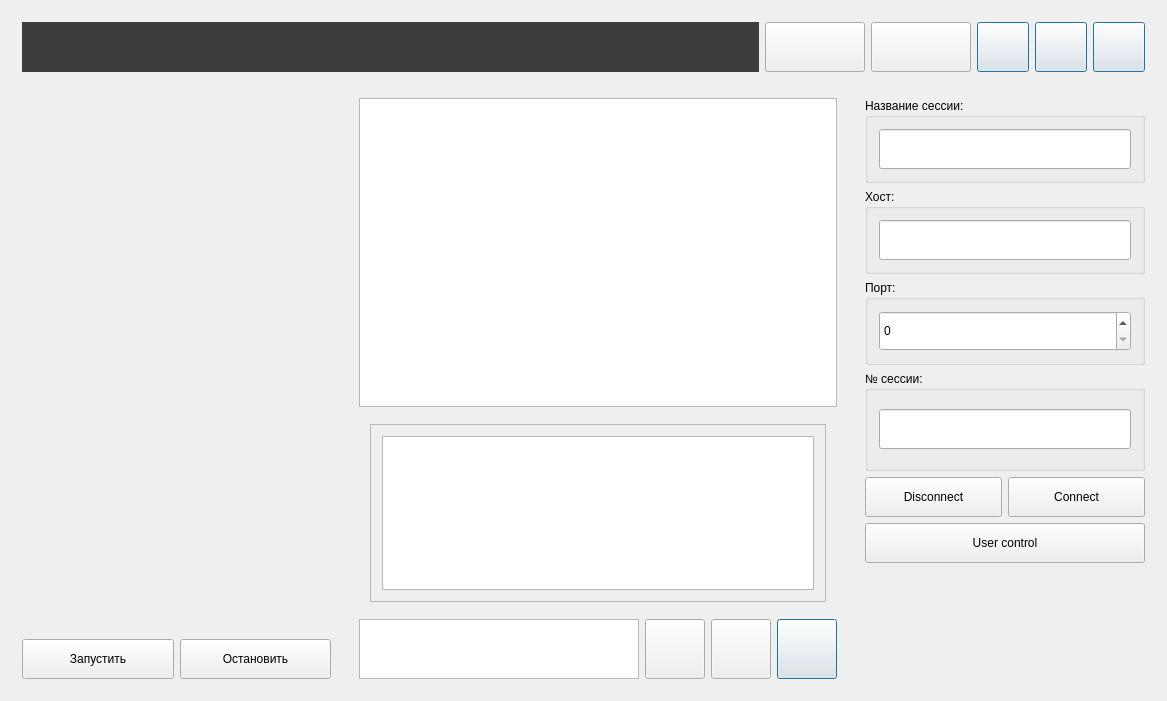
<?xml version="1.0" encoding="UTF-8"?>
<ui version="4.0">
 <class>MainWindow</class>
 <widget class="QMainWindow" name="MainWindow">
  <property name="geometry">
   <rect>
    <x>0</x>
    <y>0</y>
    <width>1167</width>
    <height>701</height>
   </rect>
  </property>
  <property name="windowTitle">
   <string>MainWindow</string>
  </property>
  <widget class="QWidget" name="centralWidget">
   <layout class="QGridLayout" name="gridLayout_4">
    <item row="1" column="1">
     <widget class="QWidget" name="pnlChat" native="true">
      <property name="maximumSize">
       <size>
        <width>500</width>
        <height>16777215</height>
       </size>
      </property>
      <layout class="QGridLayout" name="gridLayout_5">
       <item row="0" column="0" colspan="4">
        <widget class="QListView" name="MessageBoardList">
         <property name="styleSheet">
          <string notr="true"/>
         </property>
        </widget>
       </item>
       <item row="2" column="2">
        <widget class="QPushButton" name="btnSmile">
         <property name="minimumSize">
          <size>
           <width>60</width>
           <height>60</height>
          </size>
         </property>
         <property name="text">
          <string/>
         </property>
         <property name="flat">
          <bool>false</bool>
         </property>
        </widget>
       </item>
       <item row="1" column="0" colspan="4">
        <widget class="QStackedWidget" name="stackedWidgetForMessage">
         <property name="minimumSize">
          <size>
           <width>0</width>
           <height>60</height>
          </size>
         </property>
         <property name="maximumSize">
          <size>
           <width>16777215</width>
           <height>200</height>
          </size>
         </property>
         <property name="currentIndex">
          <number>0</number>
         </property>
         <widget class="QWidget" name="page_3">
          <layout class="QGridLayout" name="gridLayout_12">
           <item row="0" column="0">
            <widget class="QScrollArea" name="scrollAreaEmoji">
             <property name="widgetResizable">
              <bool>true</bool>
             </property>
             <property name="alignment">
              <set>Qt::AlignLeading|Qt::AlignLeft|Qt::AlignVCenter</set>
             </property>
             <widget class="QWidget" name="scrollAreaWidgetContents">
              <property name="geometry">
               <rect>
                <x>0</x>
                <y>0</y>
                <width>462</width>
                <height>180</height>
               </rect>
              </property>
              <layout class="QGridLayout" name="gridLayout_11">
               <item row="0" column="0">
                <widget class="QTableWidget" name="tableEmoji">
                 <property name="lineWidth">
                  <number>0</number>
                 </property>
                 <property name="showDropIndicator" stdset="0">
                  <bool>false</bool>
                 </property>
                 <property name="selectionMode">
                  <enum>QAbstractItemView::NoSelection</enum>
                 </property>
                 <property name="showGrid">
                  <bool>false</bool>
                 </property>
                </widget>
               </item>
              </layout>
             </widget>
            </widget>
           </item>
          </layout>
         </widget>
         <widget class="QWidget" name="page_4">
          <layout class="QHBoxLayout" name="horizontalLayout">
           <item>
            <widget class="QLineEdit" name="lineEditUrlImg">
             <property name="minimumSize">
              <size>
               <width>100</width>
               <height>50</height>
              </size>
             </property>
             <property name="placeholderText">
              <string>IMAGE URL | https://image1.com/;https://image2.com/</string>
             </property>
            </widget>
           </item>
          </layout>
         </widget>
        </widget>
       </item>
       <item row="2" column="0">
        <widget class="QTextEdit" name="messageEdit">
         <property name="maximumSize">
          <size>
           <width>16777215</width>
           <height>60</height>
          </size>
         </property>
         <property name="font">
          <font>
           <family>Segoe UI Emoji</family>
          </font>
         </property>
         <property name="placeholderText">
          <string/>
         </property>
        </widget>
       </item>
       <item row="2" column="3">
        <widget class="QPushButton" name="send">
         <property name="minimumSize">
          <size>
           <width>60</width>
           <height>60</height>
          </size>
         </property>
         <property name="maximumSize">
          <size>
           <width>16777215</width>
           <height>16777215</height>
          </size>
         </property>
         <property name="text">
          <string/>
         </property>
         <property name="autoDefault">
          <bool>true</bool>
         </property>
         <property name="default">
          <bool>true</bool>
         </property>
        </widget>
       </item>
       <item row="2" column="1">
        <widget class="QPushButton" name="btnClipImage">
         <property name="minimumSize">
          <size>
           <width>60</width>
           <height>60</height>
          </size>
         </property>
         <property name="text">
          <string/>
         </property>
        </widget>
       </item>
      </layout>
     </widget>
    </item>
    <item row="1" column="0">
     <widget class="QWidget" name="pnlStream" native="true">
      <layout class="QGridLayout" name="gridLayout_7">
       <item row="1" column="0">
        <widget class="QPushButton" name="StartSession">
         <property name="minimumSize">
          <size>
           <width>0</width>
           <height>40</height>
          </size>
         </property>
         <property name="text">
          <string>Запустить</string>
         </property>
        </widget>
       </item>
       <item row="1" column="1">
        <widget class="QPushButton" name="StopSession">
         <property name="minimumSize">
          <size>
           <width>0</width>
           <height>40</height>
          </size>
         </property>
         <property name="text">
          <string>Остановить</string>
         </property>
        </widget>
       </item>
       <item row="0" column="0" colspan="2">
        <widget class="QLabel" name="label_2">
         <property name="text">
          <string/>
         </property>
         <property name="pixmap">
          <pixmap>../../../../Users/swall/Desktop/LOGOPOLIKEK.png</pixmap>
         </property>
        </widget>
       </item>
      </layout>
     </widget>
    </item>
    <item row="0" column="0" colspan="3">
     <widget class="QWidget" name="titleBar" native="true">
      <property name="minimumSize">
       <size>
        <width>0</width>
        <height>70</height>
       </size>
      </property>
      <property name="maximumSize">
       <size>
        <width>16777215</width>
        <height>70</height>
       </size>
      </property>
      <layout class="QGridLayout" name="gridLayout_2">
       <item row="0" column="1">
        <widget class="QPushButton" name="ChatBtn">
         <property name="minimumSize">
          <size>
           <width>100</width>
           <height>50</height>
          </size>
         </property>
         <property name="maximumSize">
          <size>
           <width>90</width>
           <height>16777215</height>
          </size>
         </property>
         <property name="styleSheet">
          <string notr="true">color: rgb(255, 255, 255);</string>
         </property>
         <property name="text">
          <string/>
         </property>
        </widget>
       </item>
       <item row="0" column="2">
        <widget class="QPushButton" name="Settings">
         <property name="minimumSize">
          <size>
           <width>100</width>
           <height>50</height>
          </size>
         </property>
         <property name="maximumSize">
          <size>
           <width>90</width>
           <height>16777215</height>
          </size>
         </property>
         <property name="styleSheet">
          <string notr="true">color: rgb(255, 255, 255);</string>
         </property>
         <property name="text">
          <string/>
         </property>
        </widget>
       </item>
       <item row="0" column="4">
        <widget class="QPushButton" name="btn_maximize">
         <property name="minimumSize">
          <size>
           <width>52</width>
           <height>50</height>
          </size>
         </property>
         <property name="maximumSize">
          <size>
           <width>52</width>
           <height>50</height>
          </size>
         </property>
         <property name="styleSheet">
          <string notr="true">font: 14pt &quot;MS Shell Dlg 2&quot;;</string>
         </property>
         <property name="text">
          <string/>
         </property>
         <property name="autoDefault">
          <bool>true</bool>
         </property>
         <property name="default">
          <bool>true</bool>
         </property>
        </widget>
       </item>
       <item row="0" column="5">
        <widget class="QPushButton" name="btn_close">
         <property name="minimumSize">
          <size>
           <width>52</width>
           <height>50</height>
          </size>
         </property>
         <property name="maximumSize">
          <size>
           <width>52</width>
           <height>50</height>
          </size>
         </property>
         <property name="styleSheet">
          <string notr="true">font: 14pt &quot;MS Shell Dlg 2&quot;;</string>
         </property>
         <property name="text">
          <string/>
         </property>
         <property name="autoDefault">
          <bool>true</bool>
         </property>
         <property name="default">
          <bool>true</bool>
         </property>
        </widget>
       </item>
       <item row="0" column="0">
        <widget class="QLabel" name="label">
         <property name="minimumSize">
          <size>
           <width>0</width>
           <height>50</height>
          </size>
         </property>
         <property name="maximumSize">
          <size>
           <width>16777215</width>
           <height>16777215</height>
          </size>
         </property>
         <property name="styleSheet">
          <string notr="true">background-color: rgb(61, 61, 61);
color: rgb(255, 255, 255);
padding:1px;</string>
         </property>
         <property name="text">
          <string/>
         </property>
        </widget>
       </item>
       <item row="0" column="3">
        <widget class="QPushButton" name="btn_minimize">
         <property name="minimumSize">
          <size>
           <width>52</width>
           <height>50</height>
          </size>
         </property>
         <property name="maximumSize">
          <size>
           <width>52</width>
           <height>50</height>
          </size>
         </property>
         <property name="styleSheet">
          <string notr="true">font: 14pt &quot;MS Shell Dlg 2&quot;;</string>
         </property>
         <property name="text">
          <string/>
         </property>
         <property name="autoDefault">
          <bool>true</bool>
         </property>
         <property name="default">
          <bool>true</bool>
         </property>
        </widget>
       </item>
      </layout>
     </widget>
    </item>
    <item row="1" column="2">
     <widget class="QStackedWidget" name="sattingStackedWidget">
      <property name="maximumSize">
       <size>
        <width>302</width>
        <height>16777215</height>
       </size>
      </property>
      <property name="currentIndex">
       <number>0</number>
      </property>
      <widget class="QWidget" name="page">
       <layout class="QGridLayout" name="gridLayout">
        <item row="9" column="0" colspan="2">
         <widget class="QPushButton" name="BtnUserControl">
          <property name="minimumSize">
           <size>
            <width>0</width>
            <height>40</height>
           </size>
          </property>
          <property name="maximumSize">
           <size>
            <width>280</width>
            <height>16777215</height>
           </size>
          </property>
          <property name="text">
           <string>User control</string>
          </property>
         </widget>
        </item>
        <item row="1" column="0" colspan="2">
         <widget class="QGroupBox" name="groupBoxHost">
          <property name="maximumSize">
           <size>
            <width>16777215</width>
            <height>100</height>
           </size>
          </property>
          <property name="title">
           <string>Хост:</string>
          </property>
          <layout class="QGridLayout" name="gridLayout_9">
           <item row="0" column="0">
            <widget class="QLineEdit" name="hostEdit">
             <property name="minimumSize">
              <size>
               <width>0</width>
               <height>40</height>
              </size>
             </property>
             <property name="maximumSize">
              <size>
               <width>280</width>
               <height>16777215</height>
              </size>
             </property>
            </widget>
           </item>
          </layout>
         </widget>
        </item>
        <item row="8" column="0">
         <widget class="QPushButton" name="Disconnect">
          <property name="minimumSize">
           <size>
            <width>0</width>
            <height>40</height>
           </size>
          </property>
          <property name="maximumSize">
           <size>
            <width>140</width>
            <height>16777215</height>
           </size>
          </property>
          <property name="text">
           <string>Disconnect</string>
          </property>
         </widget>
        </item>
        <item row="10" column="0" colspan="2">
         <spacer name="verticalSpacer">
          <property name="orientation">
           <enum>Qt::Vertical</enum>
          </property>
          <property name="sizeHint" stdset="0">
           <size>
            <width>20</width>
            <height>40</height>
           </size>
          </property>
         </spacer>
        </item>
        <item row="0" column="0" colspan="2">
         <widget class="QGroupBox" name="groupBoxTitleSession">
          <property name="maximumSize">
           <size>
            <width>16777215</width>
            <height>100</height>
           </size>
          </property>
          <property name="title">
           <string>Название сессии:</string>
          </property>
          <layout class="QGridLayout" name="gridLayout_10">
           <item row="0" column="0">
            <widget class="QLineEdit" name="TitleEdit">
             <property name="minimumSize">
              <size>
               <width>0</width>
               <height>40</height>
              </size>
             </property>
             <property name="maximumSize">
              <size>
               <width>280</width>
               <height>16777215</height>
              </size>
             </property>
            </widget>
           </item>
          </layout>
         </widget>
        </item>
        <item row="8" column="1">
         <widget class="QPushButton" name="Connect">
          <property name="minimumSize">
           <size>
            <width>0</width>
            <height>40</height>
           </size>
          </property>
          <property name="maximumSize">
           <size>
            <width>140</width>
            <height>16777215</height>
           </size>
          </property>
          <property name="text">
           <string>Connect</string>
          </property>
         </widget>
        </item>
        <item row="2" column="0" colspan="2">
         <widget class="QGroupBox" name="groupBoxPort">
          <property name="minimumSize">
           <size>
            <width>70</width>
            <height>0</height>
           </size>
          </property>
          <property name="maximumSize">
           <size>
            <width>16777215</width>
            <height>100</height>
           </size>
          </property>
          <property name="title">
           <string>Порт:</string>
          </property>
          <layout class="QGridLayout" name="gridLayout_3">
           <item row="0" column="0">
            <widget class="QSpinBox" name="spinPort">
             <property name="minimumSize">
              <size>
               <width>0</width>
               <height>40</height>
              </size>
             </property>
             <property name="maximumSize">
              <size>
               <width>16777215</width>
               <height>16777215</height>
              </size>
             </property>
            </widget>
           </item>
          </layout>
         </widget>
        </item>
        <item row="3" column="0" colspan="2">
         <widget class="QGroupBox" name="groupBoxNumSession">
          <property name="minimumSize">
           <size>
            <width>70</width>
            <height>100</height>
           </size>
          </property>
          <property name="maximumSize">
           <size>
            <width>16777215</width>
            <height>100</height>
           </size>
          </property>
          <property name="title">
           <string>№ сессии:</string>
          </property>
          <layout class="QGridLayout" name="gridLayout_8">
           <item row="0" column="0">
            <widget class="QLineEdit" name="lable_session_num">
             <property name="minimumSize">
              <size>
               <width>130</width>
               <height>40</height>
              </size>
             </property>
             <property name="maximumSize">
              <size>
               <width>16777215</width>
               <height>16777215</height>
              </size>
             </property>
            </widget>
           </item>
          </layout>
         </widget>
        </item>
       </layout>
      </widget>
      <widget class="QWidget" name="page_2">
       <layout class="QGridLayout" name="gridLayout_6">
        <item row="0" column="0" colspan="2">
         <widget class="QPushButton" name="closeUserListPanel">
          <property name="minimumSize">
           <size>
            <width>0</width>
            <height>40</height>
           </size>
          </property>
          <property name="text">
           <string>Exit </string>
          </property>
         </widget>
        </item>
        <item row="1" column="0" colspan="2">
         <widget class="QLineEdit" name="lineSearchUserList">
          <property name="minimumSize">
           <size>
            <width>0</width>
            <height>40</height>
           </size>
          </property>
          <property name="placeholderText">
           <string>Search...</string>
          </property>
         </widget>
        </item>
        <item row="2" column="0" colspan="2">
         <widget class="QListWidget" name="listViewUser"/>
        </item>
        <item row="3" column="0">
         <widget class="QPushButton" name="Mute_Button">
          <property name="minimumSize">
           <size>
            <width>130</width>
            <height>40</height>
           </size>
          </property>
          <property name="maximumSize">
           <size>
            <width>16777215</width>
            <height>16777215</height>
           </size>
          </property>
          <property name="text">
           <string>Mute</string>
          </property>
         </widget>
        </item>
        <item row="3" column="1">
         <widget class="QPushButton" name="To_Ban_Button">
          <property name="minimumSize">
           <size>
            <width>130</width>
            <height>40</height>
           </size>
          </property>
          <property name="maximumSize">
           <size>
            <width>16777215</width>
            <height>16777215</height>
           </size>
          </property>
          <property name="text">
           <string>Ban</string>
          </property>
         </widget>
        </item>
       </layout>
      </widget>
     </widget>
    </item>
   </layout>
  </widget>
  <action name="actionNew_connect">
   <property name="text">
    <string>New connect...</string>
   </property>
  </action>
  <action name="actionExit">
   <property name="text">
    <string>Exit</string>
   </property>
  </action>
 </widget>
 <layoutdefault spacing="6" margin="11"/>
 <resources/>
 <connections/>
</ui>
